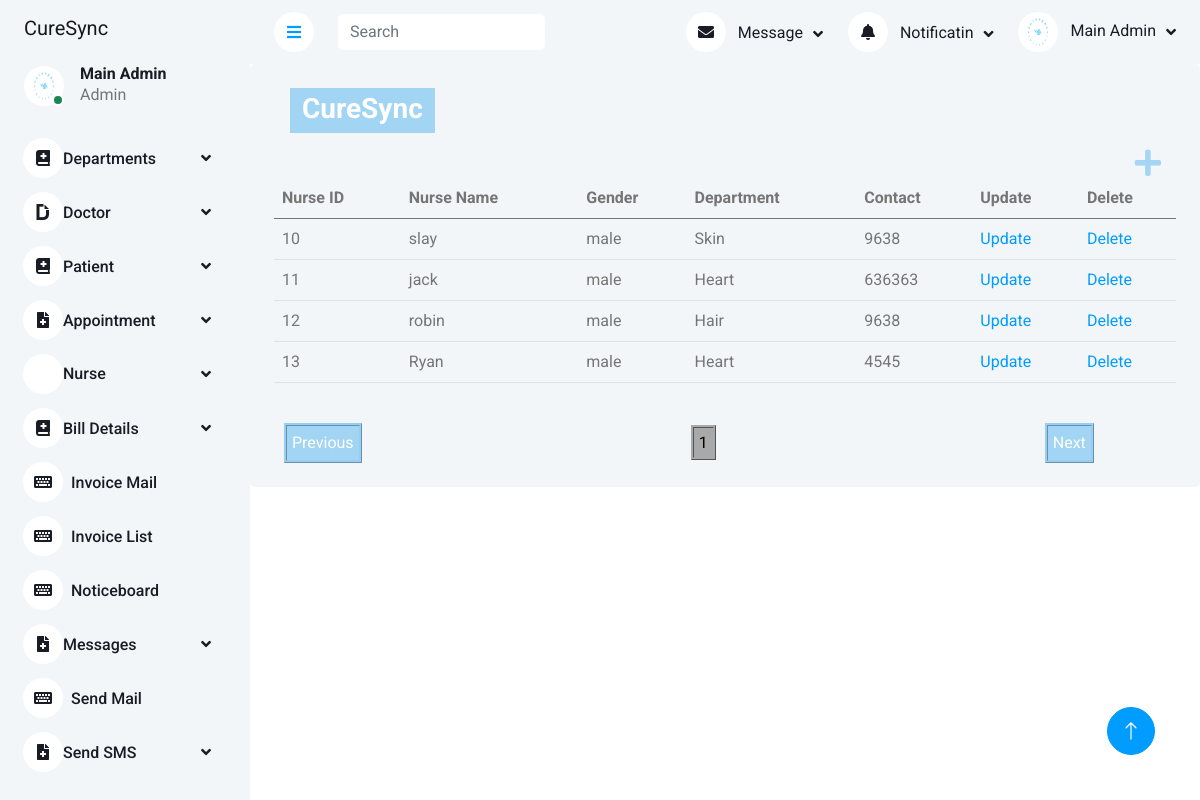
Page /viewnurse/ on the committed database.
### app1/models.py (models this page shows, shortened)
class Nurses(models.Model):
    GENDER_CHOICES = [
        ('M', 'Male'),
        ('F', 'Female'),
        ('O', 'Other'),
    ]
    name=models.CharField(max_length=50)
    gender = models.CharField(max_length=1, choices=GENDER_CHOICES)
    department = models.ForeignKey(Department,on_delete=models.PROTECT)
    mobile=models.PositiveBigIntegerField()

class Department(models.Model):
    name=models.CharField(max_length=50)
    def __str__(self):
        return self.name

### app1/views.py (the view)
# urls.py: path('viewnurse/',views.viewnurse,name='viewnurse'),
def viewnurse(request):
    nur=Nurses.objects.all()
    p = {'nur':nur}
    return render(request,'viewnurse.html',p)

### template/viewnurse.html (shortened to what this page needs)
{%extends 'adminmain12.html'%}
{%block content %}
<div class="col-12">
    <div class="bg-light rounded h-100 p-4">
      <h3><section class="animation">
        <div class="first"><div>CureSync</div></div>
        <br>
      </section></h3>
      <h2><p  class= "select plus-btn" >
        <a class="button1 plus-plus"type="button" href="{% url 'addnurse' %}"><i class="fa fa-plus" ></i></a>
    </p></h2>
        <div class="table-responsive" style="margin-top: -50px;">
            <table id="example" class="table"style="margin-top: 30px;">
                <thead>
                  <tr>
                    <th>
                      Nurse ID
                    </th>
                    <th>
                      Nurse Name
                    </th>
                    <th>
                      Gender
                    </th>
                    <th>
                      Department
                    </th>
                    <th>
                      Contact
                    </th>
                    <th>
                      Update
                    </th>
                    <th>
                      Delete
                    </th>
                  </tr>
                </thead>
                <tbody>
                  {% for i in nur %}
                  <tr>
                      <td>{{i.id}}</td>
                      <td>{{i.name}}</td>
                      <td>{{i.gender}}</td>
                      <td>{{i.department}}</td>
                      <td>{{i.mobile}}</td>
                      <td class="select"><a class="button"href="{% url 'editnurse' i.id %}" onclick="return confirm('Are   you really want to update ')" class="btn btn-warning">Update</a></td>
                      <td class="select"><a class="button" href="{% url 'deletenurse' i.id %}" onclick="return confirm('Are   you really want to delete ')" class="btn btn-danger">Delete</a></td>
                  </tr>
                  {% endfor i in nur %}
              </tbody>
              </table>
        </div>
    </div>
</div>
</div>
</div>
{% endblock %}

### template/adminmain12.html (shortened to what this page needs)
{% load static %}
<!DOCTYPE html>
<html lang="en">
<head>
    <link href="https://cdnjs.cloudflare.com/ajax/libs/font-awesome/5.10.0/css/all.min.css" rel="stylesheet"type="text/css">
    <link href="https://cdn.jsdelivr.net/npm/bootstrap-icons@1.4.1/font/bootstrap-icons.css" rel="stylesheet"type="text/css">
    <link href="{% static 'lib/owlcarousel/assets/owl.carousel.min.css' %}" rel="stylesheet"type="text/css">
    <link href="{% static 'lib/tempusdominus/css/tempusdominus-bootstrap-4.min.css' %}" rel="stylesheet" type="text/css"/>
    <link href="{% static 'css/bootstrap.min.css' %}" rel="stylesheet"type="text/css">
    <link href="{% static 'css/s1.css' %}" rel="stylesheet"type="text/css">
    <link href="{% static 'css/style.css' %}" rel="stylesheet"type="text/css">
    <link rel="stylesheet" src="https://cdn.datatables.net/1.13.7/css/jquery.dataTables.min.css">
    <link rel="stylesheet" src="https://cdn.datatables.net/buttons/2.4.2/css/buttons.dataTables.min.css">
</head>
<body>
    <div class="container-xxl position-relative bg-white d-flex p-0">
        <div class="sidebar pe-4 pb-3">
            <nav class="navbar bg-light navbar-light">
                <a href="{% url 'index' %}" class="navbar-brand mx-4 mb-3">
                    Cure<span class="sub-logo">S</span>ync</span>
                </a>
                <div class="d-flex align-items-center ms-4 mb-4">
                    <div class="position-relative">
                        <img class="rounded-circle" src="{% static 'assets/images/banner2.jpg' %}" alt="" style="width: 40px; height: 40px;">
                        <div class="bg-success rounded-circle border border-2 border-white position-absolute end-0 bottom-0 p-1"></div>
                    </div>
                    <div class="ms-3">
                        <h6 class="mb-0"> Main Admin</h6>
                        <span>Admin</span>
                    </div>
                </div>
                <div class="navbar-nav w-100">
                    <div class="nav-item dropdown">
                        <a href="#" class="nav-link dropdown-toggle" data-bs-toggle="dropdown"><i class="fas fa-book-medical pull-right"></i>Departments</a>
                    </div>
                    <div class="nav-item dropdown">
                        <a href="#" class="nav-link dropdown-toggle" data-bs-toggle="dropdown"><i class="fab fa-dochub"></i>Doctor</a>
                    </div>
                    <div class="nav-item dropdown">
                        <a href="#" class="nav-link dropdown-toggle" data-bs-toggle="dropdown"><i class="fas fa-book-medical pull-right"></i>Patient</a>
                    </div>
                    <div class="nav-item dropdown">
                        <a href="#" class="nav-link dropdown-toggle" data-bs-toggle="dropdown"><i class="fas fa-file-medical"></i>Appointment</a>
                    </div>
                    <div class="nav-item dropdown">
                        <a href="#" class="nav-link dropdown-toggle" data-bs-toggle="dropdown"><i class="fa-solid fa-user-nurse"></i>Nurse</a>
                    </div>
                    <div class="nav-item dropdown">
                        <a href="#" class="nav-link dropdown-toggle" data-bs-toggle="dropdown"><i class="fas fa-book-medical pull-right"></i>Bill Details</a>
                    </div>
                    <a href="{% url 'invoicemail' %}" class="nav-item nav-link"><i class="fa fa-keyboard me-2"></i>Invoice Mail</a>
                    <a href="{% url 'invoicelist' %}" class="nav-item nav-link"><i class="fa fa-keyboard me-2"></i>Invoice List</a>
                    <a href="{% url 'noticeboard' %}" class="nav-item nav-link"><i class="fa fa-keyboard me-2"></i>Noticeboard</a>
                    <div class="nav-item dropdown">
                        <a href="#" class="nav-link dropdown-toggle" data-bs-toggle="dropdown"><i class="fas fa-file-medical"></i>Messages</a>
                    </div>
                    <a href="{% url 'sendmail' %}" class="nav-item nav-link"><i class="fa fa-keyboard me-2"></i>Send Mail</a>
                    <div class="nav-item dropdown">
                        <a href="#" class="nav-link dropdown-toggle" data-bs-toggle="dropdown"><i class="fas fa-file-medical"></i>Send SMS</a>
                    </div>
                </div>
            </nav>
        </div>
        <div class="content">
            <nav class="navbar navbar-expand bg-light navbar-light sticky-top px-4 py-0">
                <a href="#" class="sidebar-toggler flex-shrink-0">
                    <i class="fa fa-bars"></i>
                </a>
                <form class="d-none d-md-flex ms-4">
                    <input class="form-control border-0" type="search" placeholder="Search">
                </form>
                <div class="navbar-nav align-items-center ms-auto">
                    <div class="nav-item dropdown">
                        <a href="#" class="nav-link dropdown-toggle" data-bs-toggle="dropdown">
                            <i class="fa fa-envelope me-lg-2"></i>
                            <span class="d-none d-lg-inline-flex">Message</span>
                        </a>
                    </div>
                    <div class="nav-item dropdown">
                        <a href="#" class="nav-link dropdown-toggle" data-bs-toggle="dropdown">
                            <i class="fa fa-bell me-lg-2"></i>
                            <span class="d-none d-lg-inline-flex">Notificatin</span>
                        </a>
                    </div>
                    <div class="nav-item dropdown">
                        <a href="#" class="nav-link dropdown-toggle" data-bs-toggle="dropdown">
                            <img class="rounded-circle me-lg-2" src="{% static 'assets/images/banner2.jpg' %}" alt="" style="width: 40px; height: 40px;">
                            <span class="d-none d-lg-inline-flex">Main Admin</span>
                        </a>
                    </div>
                </div>
            </nav>
            {%block content %}
            {%endblock %}
        <a href="#" class="btn btn-lg btn-primary btn-lg-square back-to-top"><i class="bi bi-arrow-up"></i></a>
</body>
</html>

### static/css/s1.css (style rules this page uses)
body { font-family:'Roboto'; background-color: #131417; }
p { text-shadow: 0 0 7px rgba(255,255,255,.3), 0 0 3px rgba(255,255,255,.3); }
.animation { height:50px; overflow:hidden; margin-left: 1rem; }
.animation > div > div { padding: 0.25rem 0.75rem; height:2.81rem; margin-bottom: 2.81rem; display:inline-block; }
.animation div:first-child { animation: text-animation 8s infinite; }
.first div { color: white; background-color:rgba(150, 207, 243, 0.859); }

### static/css/style.css (style rules this page uses)
:root { --primary:#009CFF ; --light: #F3F6F9; --dark: #191C24; }
.back-to-top { position: fixed; display: none; right: 45px; bottom: 45px; z-index: 99; }
.btn { transition: .5s; }
.btn.btn-primary { color: #FFFFFF; }
.btn-lg-square { width: 48px; height: 48px; }
.btn-square, .btn-sm-square, .btn-lg-square { padding: 0; display: inline-flex; align-items: center; justify-content: center; font-weight: normal; border-radius: 50px; }
.sidebar { position: fixed; top: 0; left: 0; bottom: 0; width: 250px; height: 100vh; overflow-y: auto; background: var(--light); transition: 0.5s; z-index: 999; }
.content { margin-left: 250px; min-height: 100vh; background: #FFFFFF; transition: 0.5s; }
@media (min-width: 992px) { .sidebar { margin-left: 0; } }
@media (min-width: 992px) { .content { width: calc(100% - 250px); } }
.sidebar .navbar .navbar-nav .nav-link { padding: 7px 20px; color: var(--dark); font-weight: 500; border-left: 3px solid var(--light); border-radius: 0 30px 30px 0; outline: none; }
.sidebar .navbar .navbar-nav .nav-link i { width: 40px; height: 40px; display: inline-flex; align-items: center; justify-content: center; background: #FFFFFF; border-radius: 40px; }
.sidebar .navbar .dropdown-toggle::after { position: absolute; top: 15px; right: 15px; border: none; content: "\f107"; font-family: "Font Awesome 5 Free"; font-weight: 900; transition: .5s; }
.content .navbar .navbar-nav .nav-link { margin-left: 25px; padding: 12px 0; color: var(--dark); outline: none; }
.content .navbar .sidebar-toggler, .content .navbar .navbar-nav .nav-link i { width: 40px; height: 40px; display: inline-flex; align-items: center; justify-content: center; background: #FFFFFF; border-radius: 40px; }
.content .navbar .dropdown-toggle::after { margin-left: 6px; vertical-align: middle; border: none; content: "\f107"; font-family: "Font Awesome 5 Free"; font-weight: 900; transition: .5s; }
.plus-btn { display: flex; align-items: center; justify-content: end; margin-right: 15px; }
.plus-plus { color: rgba(150, 207, 243, 0.859); font-size:30px; }

### rows in the picture
Nurses: id "10", name "slay", gender "male", department "Skin", mobile "9638"
Nurses: id "11", name "jack", gender "male", department "Heart", mobile "636363"
Nurses: id "12", name "robin", gender "male", department "Hair", mobile "9638"
Nurses: id "13", name "Ryan", gender "male", department "Heart", mobile "4545"
